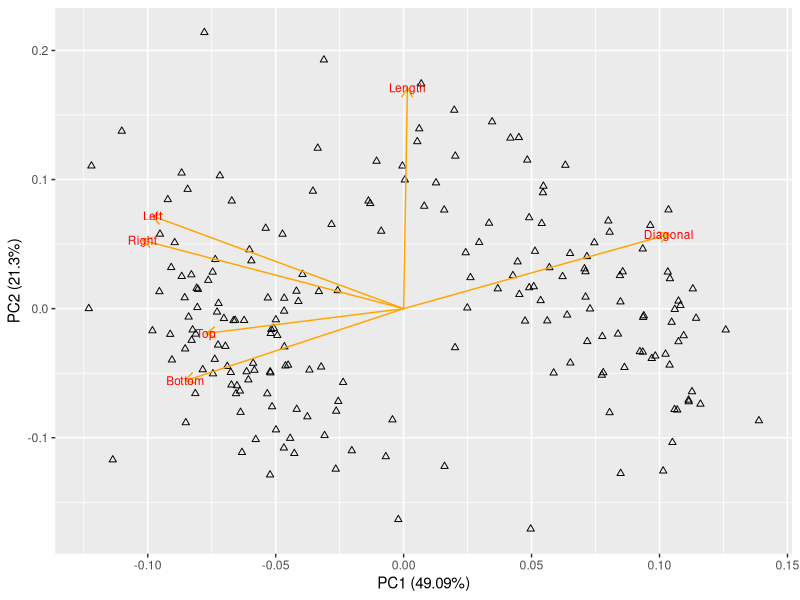
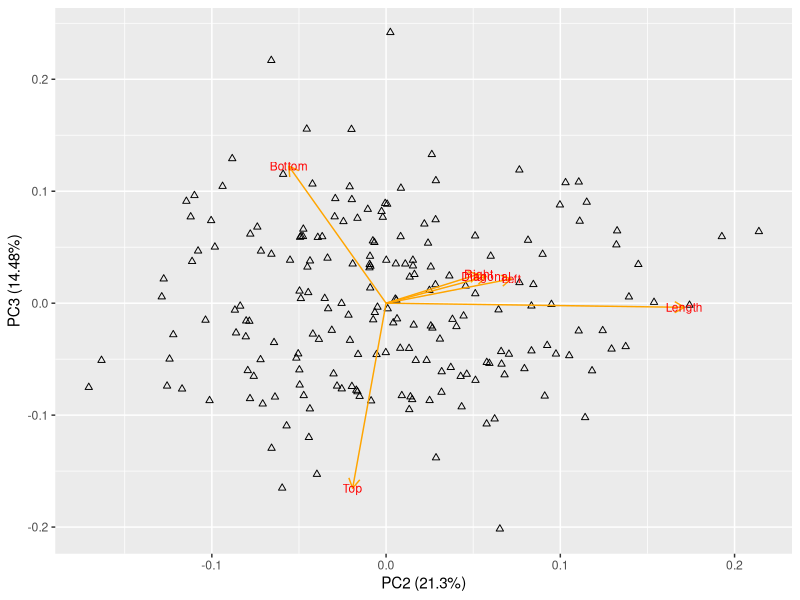
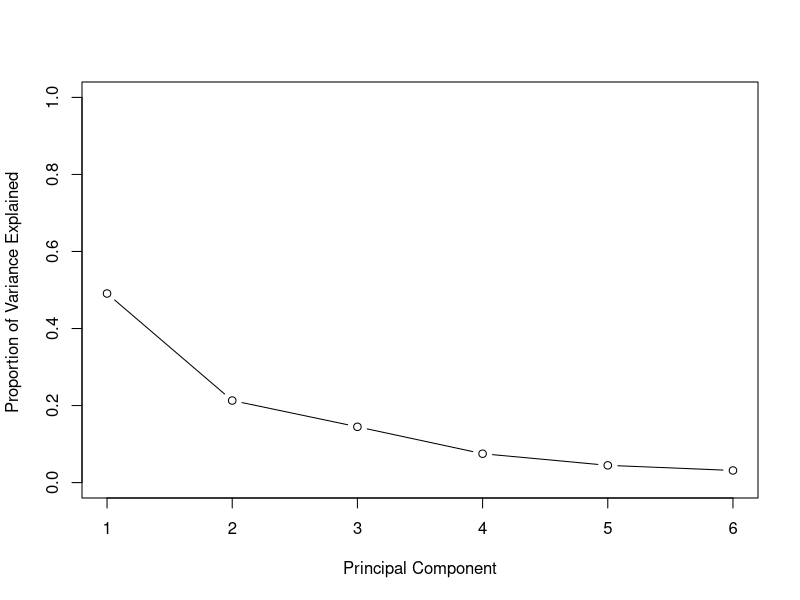
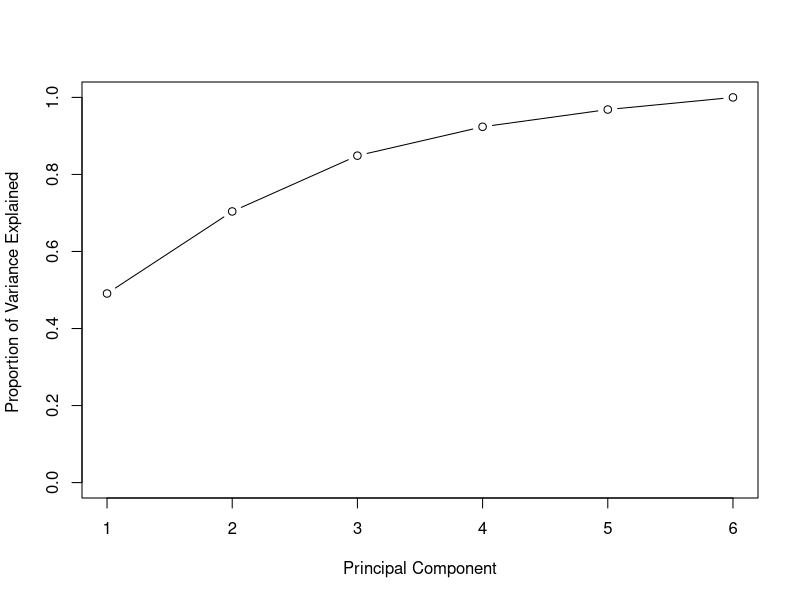
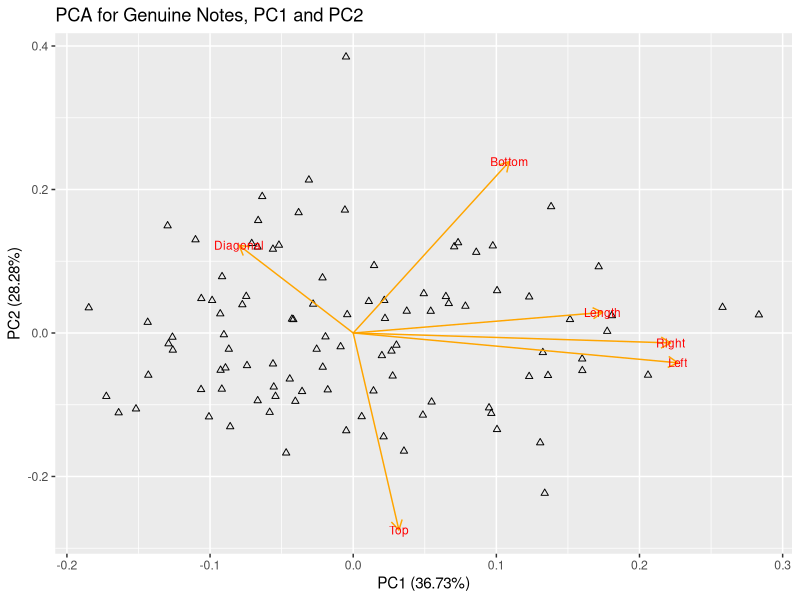
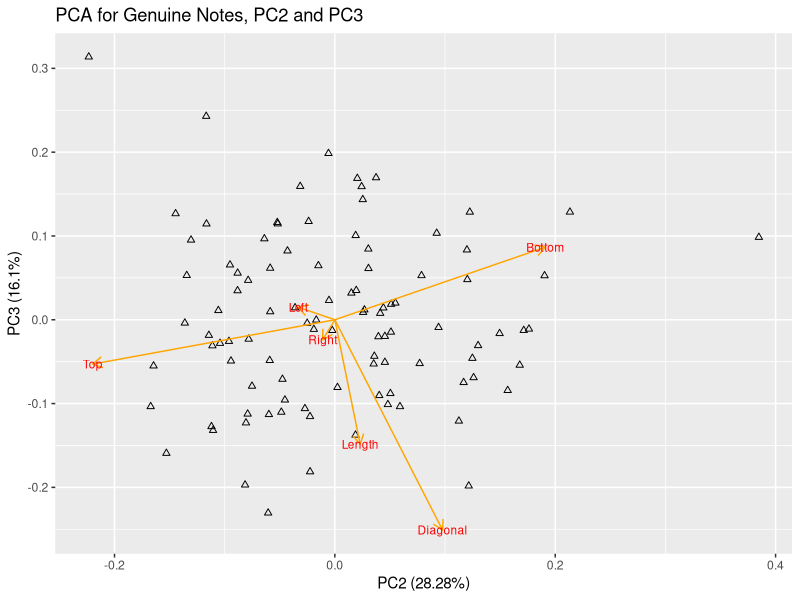
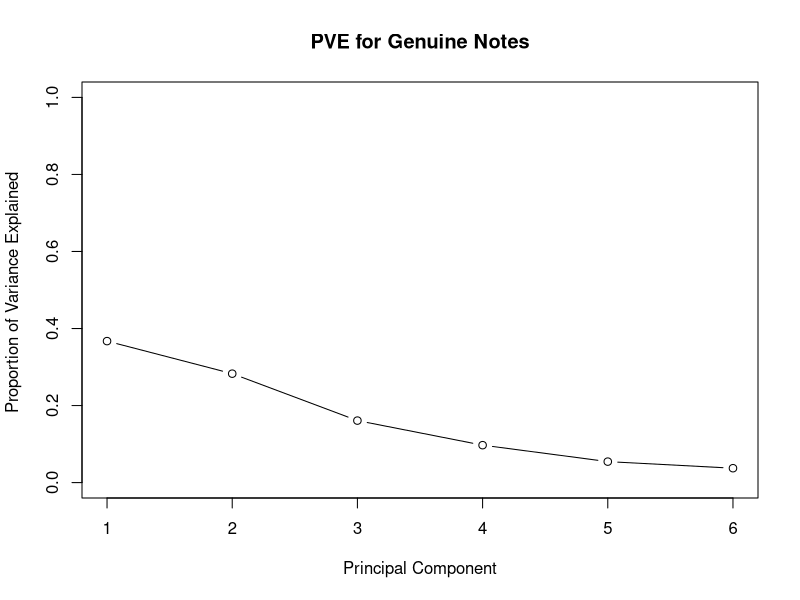
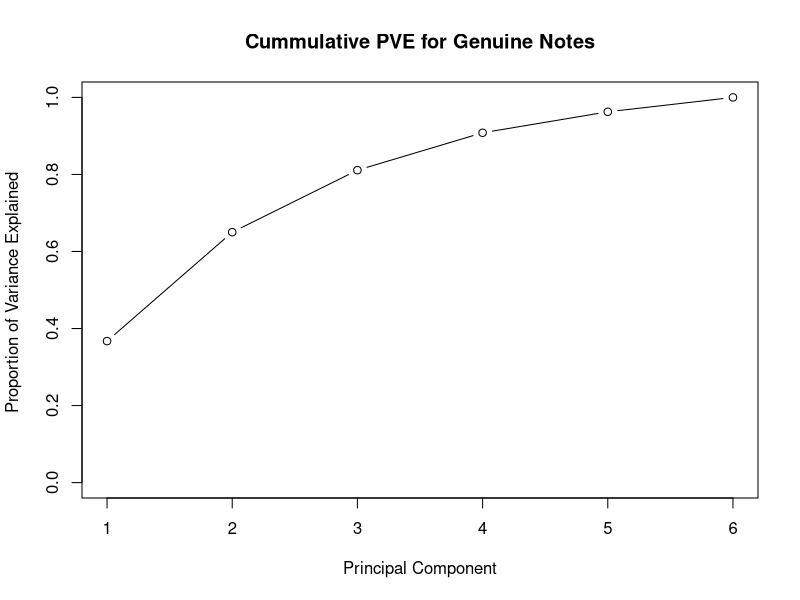

Recreate these plots in R, in order.
#########################################################################################
## Homework Assignment 4 - Question 5
## Dithya Sridharan
## Class Number : 48
## Edited: Novemeber 24, 2018
#########################################################################################

########################################################################################
##Loading the libraries
#######################################################################################

install.packages('mclust')
install.packages('ggfortify')
library(mclust)
library(ggfortify)
rm(list=ls())




data(banknote)
?banknote
head(banknote)
summary(banknote)
str(banknote)
ds= banknote

#ds$Status = as.numeric(ds$Status)
ds = ds[,2:7]
str(ds)
summary(ds)
pca_out=prcomp(ds, scale=TRUE)

summary(pca_out)

names(pca_out)
pca_out$center
pca_out$scale
pca_out$rotation

quartz()
autoplot(pca_out, shape=2 , colour=ds$Status, loadings = TRUE, loadings.colour='Orange', loadings.label = TRUE, loadings.label.size = 3)
autoplot(pca_out,x=2,y=3, shape=2 , colour=ds$Status, loadings = TRUE, loadings.colour='Orange', loadings.label = TRUE, loadings.label.size = 3)
pca_var = pca_out$sdev^2
pve = pca_var/sum(pca_var)
plot(pve,xlab="Principal Component", ylab="Proportion of Variance Explained ", ylim=c(0,1),type='b')
plot(cumsum(pve),xlab="Principal Component", ylab="Proportion of Variance Explained ", ylim=c(0,1),type='b')
pve
cumsum(pve)

##################################
## Genuine Notes
##################################
ds_genuine= banknote[banknote$Status=='genuine',2:7]

pca_out_genuine=prcomp(ds_genuine, scale=TRUE)

quartz()
autoplot(pca_out_genuine, shape=2 , loadings = TRUE, loadings.colour='Orange', loadings.label = TRUE, loadings.label.size = 3,main='PCA for Genuine Notes, PC1 and PC2')
autoplot(pca_out_genuine,x=2,y=3, shape=2 , loadings = TRUE, loadings.colour='Orange', loadings.label = TRUE, loadings.label.size = 3,main='PCA for Genuine Notes, PC2 and PC3')
pca_var_genuine = pca_out_genuine$sdev^2
pve_genuine = pca_var_genuine/sum(pca_var_genuine)
plot(pve_genuine,xlab="Principal Component", ylab="Proportion of Variance Explained ", main='PVE for Genuine Notes', ylim=c(0,1),type='b')
plot(cumsum(pve_genuine),xlab="Principal Component", ylab="Proportion of Variance Explained ",main='Cummulative PVE for Genuine Notes', ylim=c(0,1),type='b')

##################################
## Counterfeit Notes
##################################

ds_counterfeit= banknote[banknote$Status != 'genuine',2:7]

pca_out_counterfeit=prcomp(ds_counterfeit, scale=TRUE)

quartz()
autoplot(pca_out_counterfeit, shape=2 , loadings = TRUE, loadings.colour='Orange', loadings.label = TRUE, loadings.label.size = 3,main='PCA for counterfeit Notes, PC1 and PC2')
autoplot(pca_out_counterfeit,x=2,y=3, shape=2 , loadings = TRUE, loadings.colour='Orange', loadings.label = TRUE, loadings.label.size = 3,main='PCA for counterfeit Notes, PC2 and PC3')
pca_var_counterfeit = pca_out_counterfeit$sdev^2
pve_counterfeit = pca_var_counterfeit/sum(pca_var_counterfeit)
plot(pve_counterfeit,xlab="Principal Component", ylab="Proportion of Variance Explained ", main='PVE for Counterfeit Notes', ylim=c(0,1),type='b')
plot(cumsum(pve_counterfeit),xlab="Principal Component", ylab="Proportion of Variance Explained ",main='Cummulative PVE for Counterfeit Notes', ylim=c(0,1),type='b')
